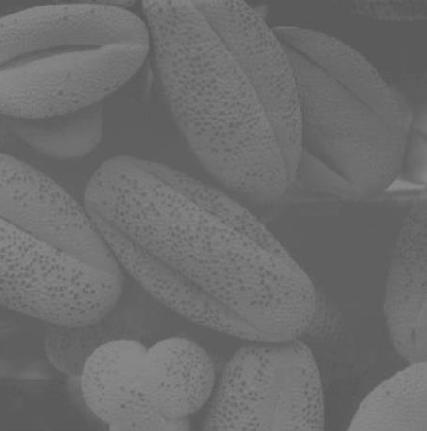
#> input picture Tugas_5/images/idk.png, 427 x 431 px
$ jupyter execute --allow-errors Image_Enhancement-2.ipynb   (older library calls are emulated)
#> lines starting #> are read from the running program, lines starting #| are printed output that depends on the picture
[cell 1]
import numpy as np
import imageio
import matplotlib.pyplot as plt
import scipy.ndimage as nd
import math
from skimage.filters import gaussian
from skimage.util import random_noise
from skimage import exposure
from scipy.signal import medfilt2d,convolve

# Peregangan Kontras (revisited)

[cell 2]
csr_image = imageio.imread('images/idk.png')
#> csr_image is the input picture: shape (431, 427, 3); min 86, max 139, mean 109

csr_min = csr_image.min()
#> csr_min = 86

csr_max = csr_image.max()
#> csr_max = 139

csr_m = 255/(csr_max - csr_min)
#> csr_m = 4.81

csr_c = 255-csr_m*csr_max
#> csr_c = -413.8

csr_result = csr_m*csr_image + csr_c
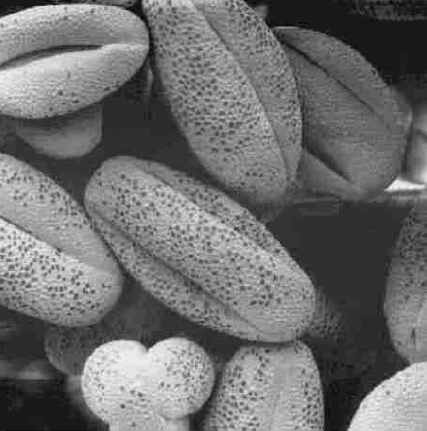
#> csr_result: shape (431, 427, 3) float64; min 5.68e-14, max 255, mean 110.6

csr_result = csr_result.astype(np.uint8)

# MEnghasilkan historgram dari gambar
hist, bins = np.histogram(csr_image.flatten(),256,[0,256])
#> hist = 256 values, max 40968 at index 96, min 0 at index 0, mean 2156.7; bins = 257 values from 0 to 256

[cell 3]
fig, ax = plt.subplots(2,2,figsize=(10,10))
ax[0][0].imshow(csr_image, cmap="gray")
ax[0][0].set_title("Before")
ax[0][1].hist(csr_image.flatten())
ax[0][1].set_title('Before histogram')
ax[1][0].imshow(csr_result, cmap="gray")
ax[1][0].set_title("After")
ax[1][1].hist(csr_result.flatten())
ax[1][1].set_title('After histogram')
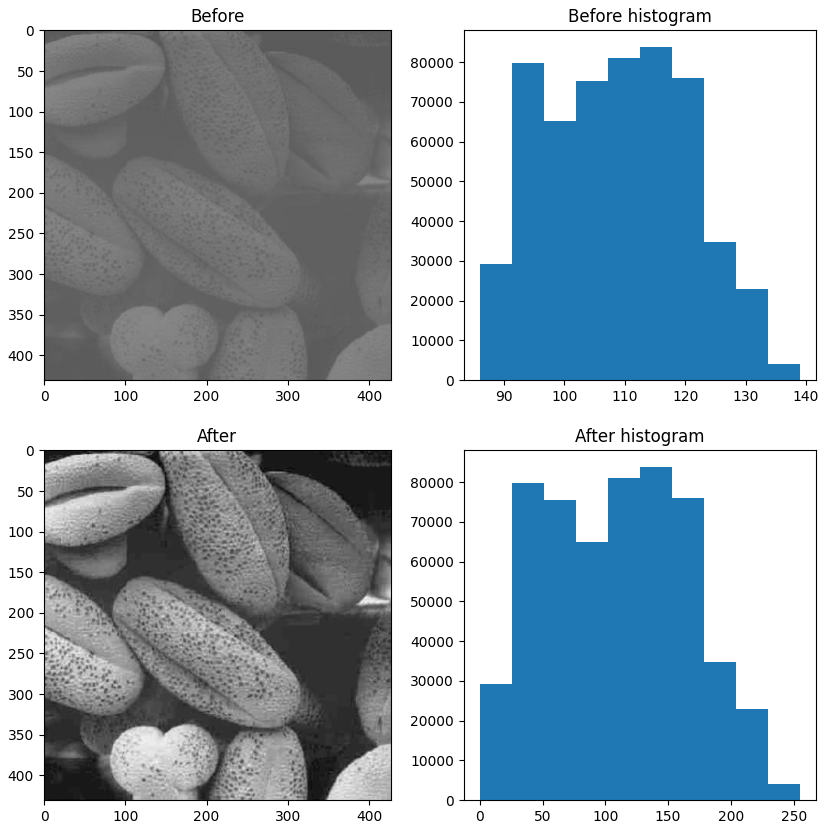
#> figure drawn by matplotlib, 4 panels; panel 2: tallest bar 83871 high, from x = 112.5 to 117.8; panel 4: tallest bar 83871 high, from x = 127.5 to 153

# Perataan Histogram

[cell 4]
he_image = imageio.imread('images/room.png')
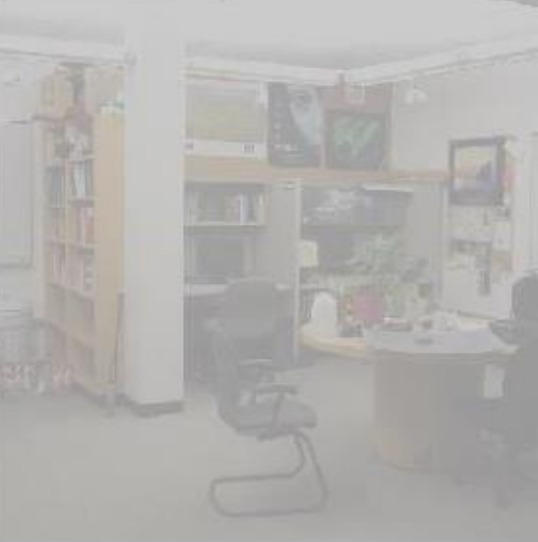
#> input picture Tugas_5/images/room.png, 538 x 542 px
#> he_image is the input picture: shape (542, 538, 3); mean R, G, B 179.1, 177.5, 175.2

hist, bins = np.histogram(he_image.flatten(),256,[0,256])
#> hist = 256 values, max 43436 at index 203, min 0 at index 0, mean 3417.1

# Memberikan nilai kumulatif dari hist
cdf = hist.cumsum()
#> cdf = 256 values from 0 to 874788

# Melakukan normalisasi pada interval gambar
cdf_normalized = cdf * hist.max()/ cdf.max()
#> cdf_normalized = 256 values from 0 to 43436

cdf_m = np.ma.masked_equal(cdf,0)
cdf_m = (cdf_m - cdf_m.min())*255/(cdf_m.max()-cdf_m.min())
cdf = np.ma.filled(cdf_m,0).astype('uint8')
#> cdf = 256 values from 0 to 255

he_result = cdf[he_image]
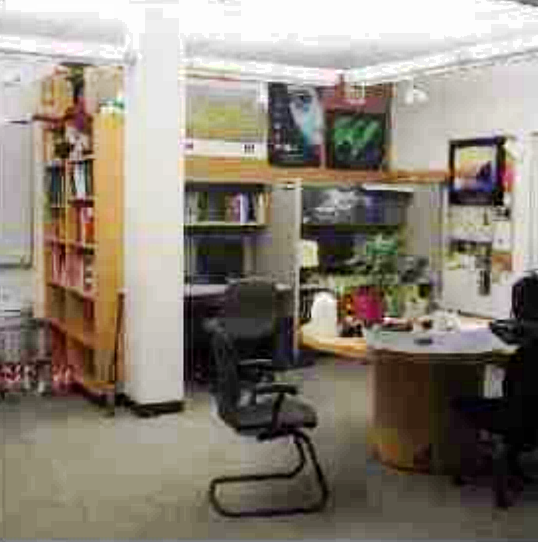
#> he_result: shape (542, 538, 3); mean R, G, B 139.3, 130.9, 118.7

[cell 5]
fig, ax = plt.subplots(2,2, figsize=(10,10))
ax[0][0].imshow(he_image)
ax[0][0].set_title("Before")
ax[0][1].hist(he_image.flatten())
ax[0][1].set_title('Before histogram')
ax[1][0].imshow(he_result)
ax[1][0].set_title("After")
ax[1][1].hist(he_result.flatten())
ax[1][1].set_title('After histogram')
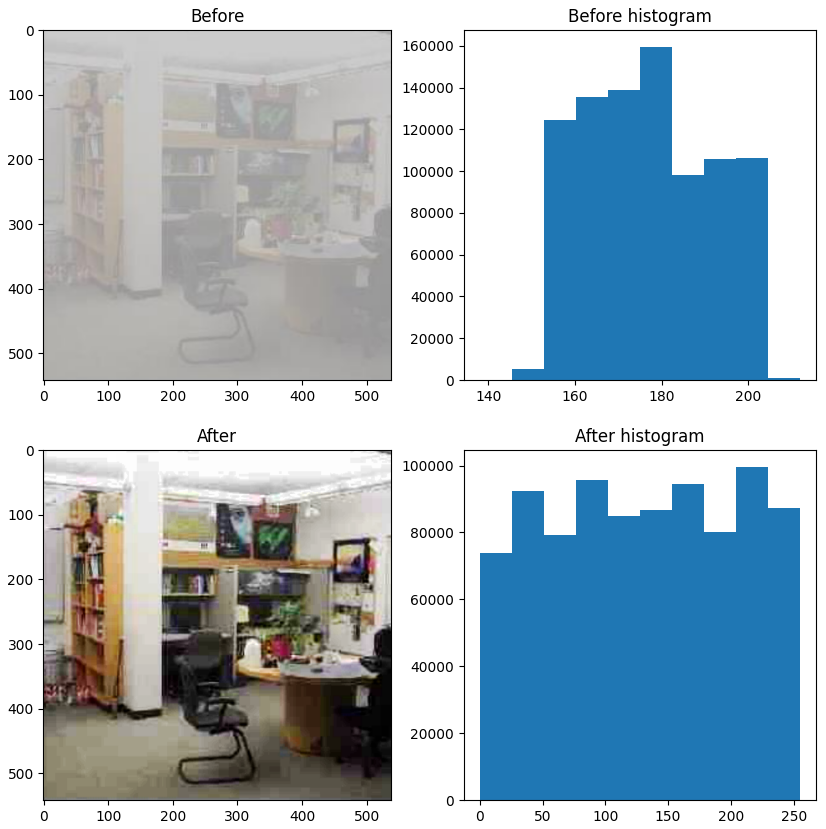
#> figure drawn by matplotlib, 4 panels; panel 2: tallest bar 159587 high, from x = 175 to 182.4; panel 4: tallest bar 99676 high, from x = 204 to 229.5

# Spefisikasi Histogram / Histogram Matching

[cell 6]
source = imageio.imread('images/flower.png')
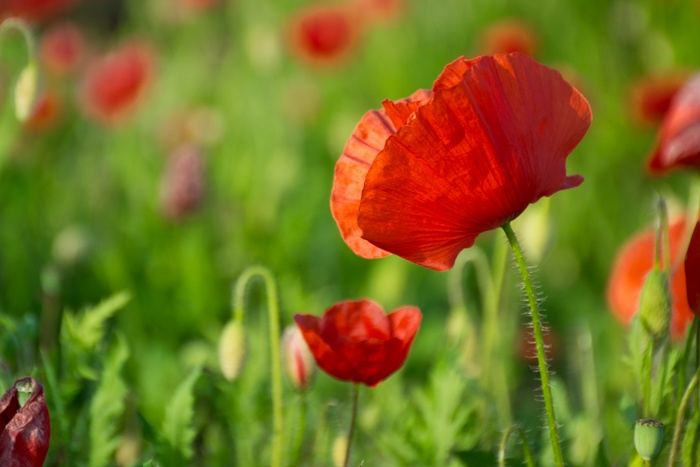
#> input picture Tugas_5/images/flower.png, 700 x 467 px
#> source is the input picture: shape (467, 700, 3); mean R, G, B 120.8, 112.7, 35.3
reference = imageio.imread('images/kid_run.jpg')
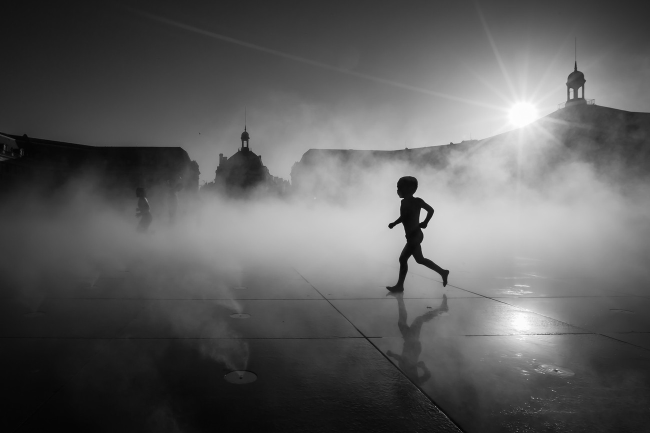
#> input picture Tugas_5/images/kid_run.jpg, 1300 x 866 px (shown at 1/2 size)
#> reference is the input picture: shape (866, 1300, 3); min 0, max 255, mean 92.9
multi = True if source.shape[-1] > 1 else False
#> multi = True

#Melakukan operasi historgram matching pada gambar source
matched = exposure.match_histograms(source, reference, multichannel=multi)
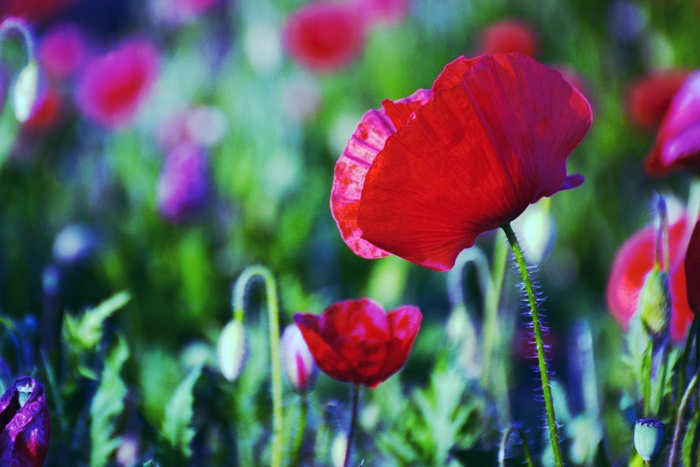
#> matched: shape (467, 700, 3); mean R, G, B 92.6, 92.7, 93.6

[cell 7]
figure, ax = plt.subplots(1,3,figsize=(10,10))
ax[0].imshow(source)
ax[0].set_title('Source')
ax[1].imshow(matched)
ax[1].set_title('Result')

## Operasi AND

[cell 8]
andop_image = imageio.imread('images/building.png')
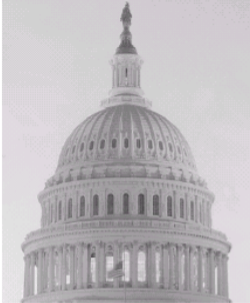
#> input picture Tugas_5/images/building.png, 250 x 303 px
#> andop_image is the input picture: shape (303, 250, 3); mean R, G, B 190.3, 186.8, 190.3

dark_base_image = imageio.imread('images/black_base.png')
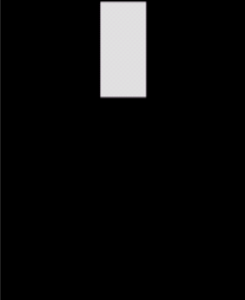
#> input picture Tugas_5/images/black_base.png, 245 x 300 px
#> dark_base_image is the input picture: shape (300, 245, 3); mean R, G, B 13.5, 13.4, 13.5

#> (the rest of this cell did not finish here and is left out)
